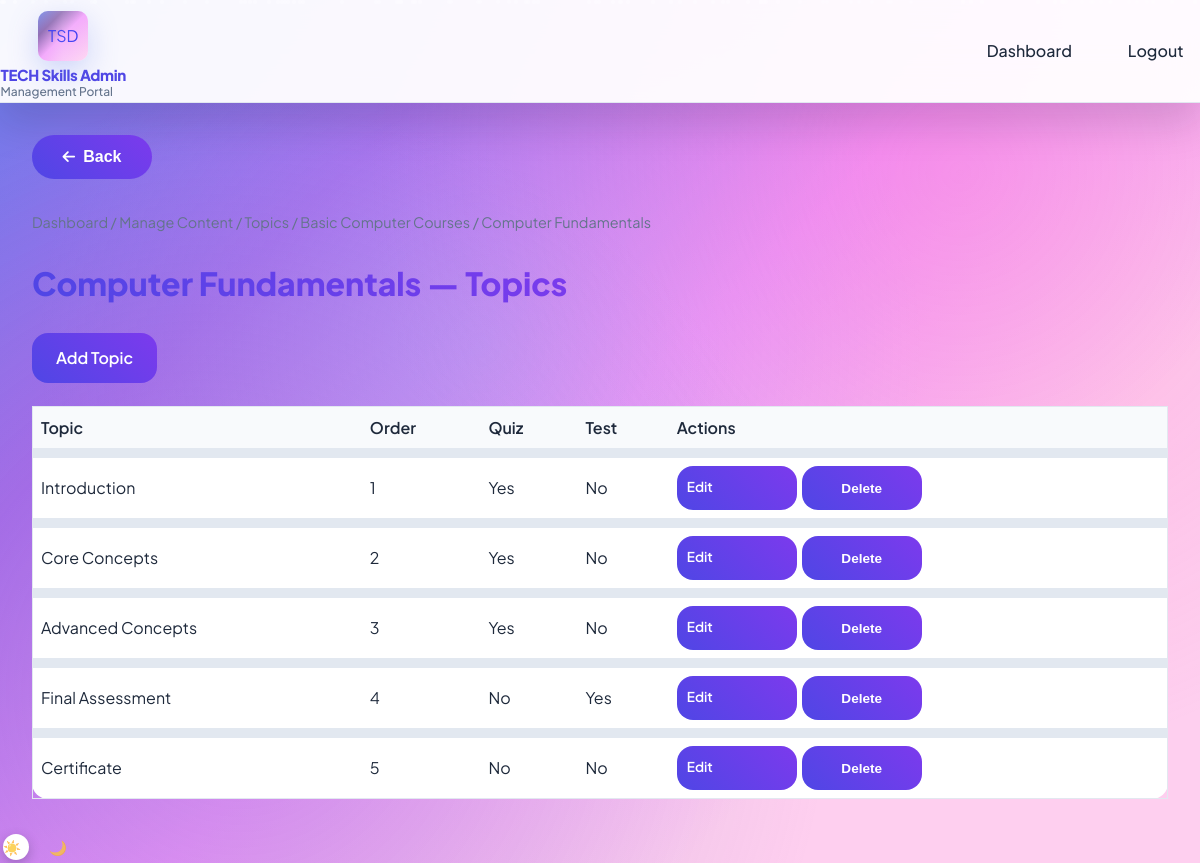
Page /admin/manage/topics/1/1 (signed in) on the committed database.
### models.py (models this page shows)
class Category(db.Model):
    __tablename__ = "categories"
    id = db.Column(db.Integer, primary_key=True)
    name = db.Column(db.String(100), nullable=False)
    slug = db.Column(db.String(100), unique=True, nullable=False)
    description = db.Column(db.Text, nullable=True)
    icon = db.Column(db.String(50), nullable=True)
    courses = db.relationship("Course", backref="category", lazy="dynamic")

class Course(db.Model):
    __tablename__ = "courses"
    id = db.Column(db.Integer, primary_key=True)
    category_id = db.Column(db.Integer, db.ForeignKey("categories.id"), nullable=False)
    name = db.Column(db.String(200), nullable=False)
    slug = db.Column(db.String(200), nullable=False)
    description = db.Column(db.Text, nullable=True)
    duration_weeks = db.Column(db.Integer, default=4)
    syllabus_text = db.Column(db.Text, nullable=True)
    topics = db.relationship("CourseTopic", backref="course", lazy="dynamic", order_by="CourseTopic.order")
    enrollments = db.relationship("Enrollment", backref="course", lazy="dynamic")

class CourseTopic(db.Model):
    __tablename__ = "course_topics"
    id = db.Column(db.Integer, primary_key=True)
    course_id = db.Column(db.Integer, db.ForeignKey("courses.id"), nullable=False)
    title = db.Column(db.String(200), nullable=False)
    order = db.Column(db.Integer, default=0)
    video_url = db.Column(db.String(500), nullable=True)
    notes_content = db.Column(db.Text, nullable=True)
    quiz_questions = db.Column(db.Text, nullable=True)  # JSON list of {question, options, correct_index}
    course_test_questions = db.Column(db.Text, nullable=True)  # Only for topic that is "Course Test"

### app.py (the view)
@app.route("/admin/manage/topics/<int:cat_id>/<int:course_id>")
@login_required
@admin_required
def admin_manage_topics_list(cat_id, course_id):
    cat = Category.query.get_or_404(cat_id)
    course = Course.query.get_or_404(course_id)
    if course.category_id != cat_id:
        return redirect(url_for("admin_manage_topics"))
    topics = CourseTopic.query.filter_by(course_id=course_id).order_by(CourseTopic.order).all()
    return render_template("admin/admin_manage_topics_list.html", category=cat, course=course, topics=topics)

### app.py (called while the page is built)
@login_manager.user_loader
def load_user(user_id):
    if user_id is None:
        return None
    try:
        return User.query.get(int(user_id))
    except (ValueError, TypeError):
        return None

def admin_required(f):
    @wraps(f)
    def decorated(*args, **kwargs):
        if not current_user.is_authenticated or current_user.role != "admin":
            flash("Admin access required.", "error")
            return redirect(url_for("admin_login"))
        return f(*args, **kwargs)
    return decorated

### templates/admin/admin_manage_topics_list.html (shortened to what this page needs)
{% extends "base.html" %}
{% block content %}
<nav class="breadcrumb"><a href="{{ url_for('admin_dashboard') }}">Dashboard</a> / <a href="{{ url_for('admin_manage_content') }}">Manage Content</a> / <a href="{{ url_for('admin_manage_topics') }}">Topics</a> / <a href="{{ url_for('admin_manage_topics_courses', cat_id=category.id) }}">{{ category.name }}</a> / {{ course.name }}</nav>
<h1 class="page-title">{{ course.name }} — Topics</h1>
<p><a href="{{ url_for('admin_topic_add') }}?course_id={{ course.id }}" class="btn btn-primary">Add Topic</a></p>
<div class="admin-table-wrap" style="margin-top: 1rem;">
    <table class="admin-table">
        <thead>
            <tr><th>Topic</th><th>Order</th><th>Quiz</th><th>Test</th><th>Actions</th></tr>
        </thead>
        <tbody>
            {% for t in topics %}
            <tr>
                <td>{{ t.title }}</td>
                <td>{{ t.order }}</td>
                <td>{{ 'Yes' if t.quiz_questions else 'No' }}</td>
                <td>{{ 'Yes' if t.course_test_questions else 'No' }}</td>
                <td class="actions-cell">
                        <div class="actions-container" style="display: flex; gap: 5px; align-items: center;">
                    <a href="{{ url_for('admin_topic_edit', topic_id=t.id) }}" class="btn btn-secondary" style="padding: 10px 10px; font-size: 0.85rem;">Edit</a>
                    <form method="post" action="{{ url_for('admin_topic_delete', topic_id=t.id) }}" style="display: inline;" onsubmit="return confirm('Delete this category?');">
                        <button type="submit" class="btn btn-secondary" style="padding: 0.3rem 0.6rem; font-size: 0.85rem;" onclick="return confirm('Delete this topic?');">Delete</button>
                    </form>
                    </div>
                </td>
            </tr>
            {% endfor %}
        </tbody>
    </table>
</div>
{% endblock %}

### rows in the picture
Category: name "Basic Computer Courses"
Course: name "Computer Fundamentals"
CourseTopic: title "Introduction", order "1", quiz_questions "Yes", course_test_questions "No"
CourseTopic: title "Core Concepts", order "2", quiz_questions "Yes", course_test_questions "No"
CourseTopic: title "Advanced Concepts", order "3", quiz_questions "Yes", course_test_questions "No"
CourseTopic: title "Final Assessment", order "4", quiz_questions "No", course_test_questions "Yes"
CourseTopic: title "Certificate", order "5", quiz_questions "No", course_test_questions "No"
